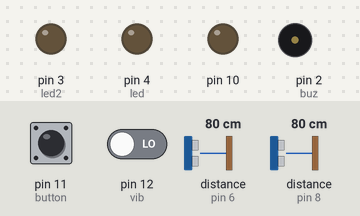
A sketch run on a simulated Arduino Uno, built with avr-gcc and run on an emulated ATmega328P. Parts: output pins drawn as LEDs (lit = HIGH), buzzer (waves = sounding, pin HIGH). Wiring (inferred from the names in the program): 2 × ultrasonic range finder: trigger pin 5, echo pin 6 / trigger pin 7, echo pin 8. The test bench sets the inputs (shaded band); at power-on: distance to the obstacle (sensors on pin 8, pin 6) 80 cm, pin 12 (vib) LOW, pin 11 (button) LOW. The echo pulse lasts 58.3 µs per cm; pins used as bus, display or sensor lines are not drawn; what the sketch prints to the serial monitor is not drawn.

Above: at 1.2 s.
1.3 s: distance to the obstacle (sensor on pin 8) set to 53 cm
4.3 s: distance to the obstacle (sensor on pin 8) set to 47 cm
At 5.5 s:
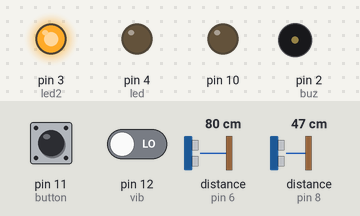
5.8 s: distance to the obstacle (sensor on pin 6) set to 55 cm
8.8 s: distance to the obstacle (sensor on pin 6) set to 47 cm
At 9.5 s:
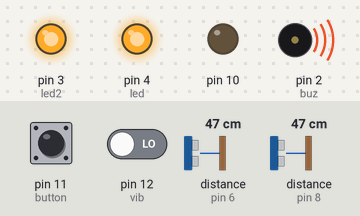
10.3 s: distance to the obstacle (sensor on pin 6) set to 120 cm
At 11.3 s:
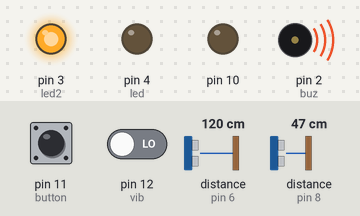
11.8 s: pin 12 (vib) driven HIGH
At 25.13 s:
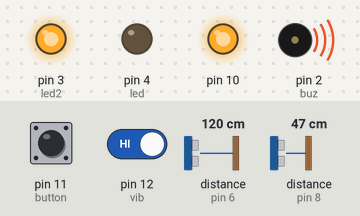
Timing chart, 0 to 39.9 s (numbered marks = the images above; inputs shaded):
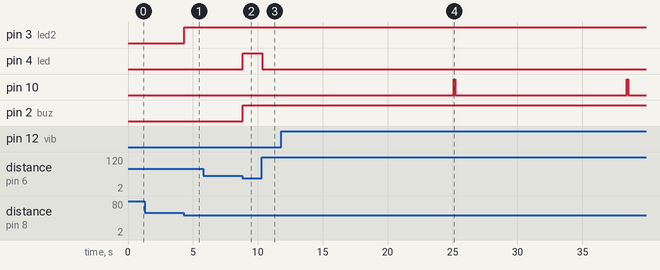

The sketch:

nano_code.ino
```cpp
int trigPin = 5;
int echoPin = 6;
int trigPin2 = 7;
int echoPin2 = 8;

int val=0;

int buz = 2;
int led = 4;
int led2 = 3;
int vib=12;
int vibval;
int button=11;
int count=0;

void setup() {
  Serial.begin(9600);
   pinMode(led, OUTPUT);
   pinMode(led2, OUTPUT);
   pinMode(buz, OUTPUT);
   pinMode(trigPin, OUTPUT);
   pinMode(echoPin, INPUT);
   pinMode(trigPin2, OUTPUT);
   pinMode(echoPin2, INPUT);
   pinMode(vib, INPUT);
   pinMode(button, INPUT);
   pinMode(10, OUTPUT);
}

void loop() {

vibval=digitalRead(vib);
if (vibval==1)
{
      count++;
      if(digitalRead(button)==1)
      {
       count=0;
      }
    Serial.print("Count:");
   Serial.println(count);

      if(count>=300)
      {
        count=0;
        digitalWrite(10,HIGH);
        delay(100);
                digitalWrite(10,LOW);
      }
   }

  long duration, distance;
  digitalWrite(trigPin,HIGH);
  delayMicroseconds(1000);
  digitalWrite(trigPin, LOW);
  duration=pulseIn(echoPin, HIGH);
  distance =(duration/2)/29.1;
  Serial.print("distance");
  Serial.print(distance);
  Serial.println("CM");
  delay(5);

  long duration2, distance2;
  digitalWrite(trigPin2,HIGH);
  delayMicroseconds(1000);
  digitalWrite(trigPin2, LOW);
  duration2=pulseIn(echoPin2, HIGH);
  distance2 =(duration2/2)/29.1;
  Serial.print("distance2: ");
  Serial.print(distance2);
  Serial.println("CM");
  delay(5);


   if(distance<=50)
   {
    digitalWrite(led, HIGH);
   }

   else if(distance>=31)
   {
     digitalWrite(led, LOW);
   }

   if(distance2<=50)
   {
    digitalWrite(led2, HIGH);

   }
   else if(distance2>=51)
   {
     digitalWrite(led2, LOW);
   }

   if(distance2<=30 ||distance<=50)
   {
    digitalWrite(buz, HIGH);
   }
   else if(distance2>=51 && distance>=51 )
   {
     digitalWrite(buz, LOW);
   }
}
```

Measured:
- the behaviour switches between 51 and 50 cm on distance to the obstacle (sensor on pin 8) (found by bisection; images 0 and 1)
- the behaviour switches between 52 and 51 cm on distance to the obstacle (sensor on pin 6) (found by bisection; images 1 and 2)
- after the input at 4.3 s, pin 3 (led2): LOW → HIGH at once
- after the input at 8.8 s, pin 4 (led), pin 2 (buz): LOW → HIGH at once
- after the input at 10.3 s, pin 4 (led): HIGH → LOW after 0.06 s
- after the input at 11.8 s, pin 10: alternates HIGH for 0.10 s and LOW for 13.2 s, starting after 13.3 s
